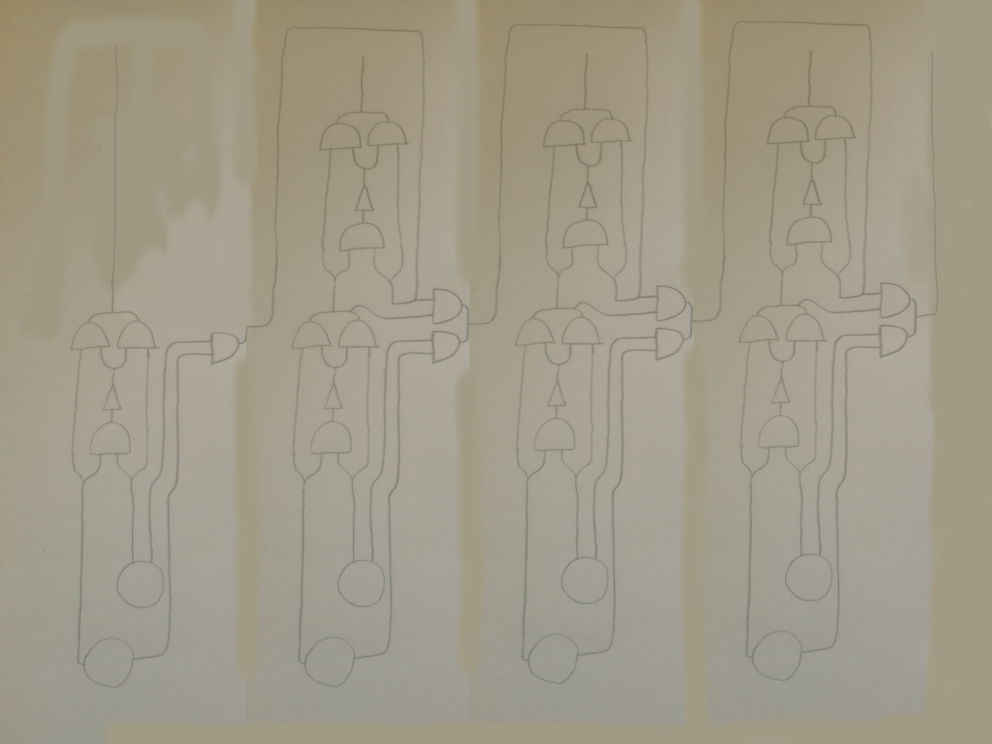
#> input picture tests/alu.jpg, 3968 x 2976 px (shown at 1/4 size)
$ python picture_to_circuit.py tests/alu.jpg   (older library calls are emulated)
#> lines starting #> are read from the running program, lines starting #| are printed output that depends on the picture; after the words box and inside, x2 and y2 are one past the last pixel; in counts of white or black regions, pixels touching at a corner belong together
#> further down, image is the input picture: shape (2976, 3968, 3); mean R, G, B 161.1, 155.1, 137.3
### structs.py
class Point:
	def __init__(self, x, y):
		self.x = x
		self.y = y

	def dist_squared_to(self, other):
		if isinstance(other, Point):
			dx = self.x - other.x
			dy = self.y - other.y
			return dx*dx + dy*dy
		else:
			raise TypeError("Not a Point")

	def __str__(self):
		return "(x:" + str(self.x) + ", y:" + str(self.y) + ")"

	def __repr__(self):
		return str(self)

	def __eq__(self, other):
		return self.x == other.x and self.y == other.y

	def __hash__(self):
		return hash(self.x) + hash(self.y)


### line_image_to_circuit.py
from structs import Point
from skimage.draw import line
import ptc_debug
import networkx as nx
import numpy as np
import math
import circuit
from collections import defaultdict
import itertools as itr

def line_image_to_circuit(image, starts):

	image_graphs = __create_image_graphs(starts, image)
	circuits = __create_circuits(image_graphs)

	return circuits


def __create_image_graphs(starts, image):

	gig = nx.MultiGraph()
	h, w = image.shape

	for x in range(1, w - 1):
		for y in range(1, h - 1):
			if image[y][x] == True:
				pos = Point(x, y)
				__connect_local_node(pos, gig, image)

	for start in starts:
		pos = __find_edge(image, start)
		gig.add_node(pos, source=start)

	image_graphs = []

	for g in nx.connected_component_subgraphs(gig):
		if nx.get_node_attributes(g, 'source'):
			image_graphs.append(g)

	return image_graphs


def __connect_local_node(pos, graph, image):
	left = (-1, 0)
	up = (0, -1)

	leftup = True
	rightup = True

	dx, dy = left
	if image[pos.y + dy][pos.x + dx] == True:
			other = Point(pos.x + dx, pos.y + dy)
			graph.add_edge(pos, other)
			leftup = False

	dx, dy = up
	if image[pos.y + dy][pos.x + dx] == True:
			other = Point(pos.x + dx, pos.y + dy)
			graph.add_edge(pos, other)
			leftup = False
			rightup = False

	if leftup:
		dx, dy = (-1, -1)
		if image[pos.y + dy][pos.x + dx] == True:
			other = Point(pos.x + dx, pos.y + dy)
			graph.add_edge(pos, other)

	if rightup:
		dx, dy = (1, -1)
		if image[pos.y + dy][pos.x + dx] and not image[pos.y][pos.x + 1]:
			other = Point(pos.x + dx, pos.y + dy)
			graph.add_edge(pos, other)

def __find_edge(image, start):

	offset = 0
	while image[start.y][start.x + offset] == False:
		offset += 1
	pos = Point(start.x + offset, start.y)
	return pos

# [148 lines left out: functions __create_circuits, __create_circuit_graph, __create_circuit, __classify_and_create, __get_dir, not called in this run]

def __rot90(vec):
	return np.array([vec[1], -vec[0]])

def __norm_vec_between(p1, p2):
	vec = __vec_between(p1, p2)
	return __norm(vec)

def __vec_between(p1, p2):
	vec = np.array([p2.x - p1.x, p2.y - p1.y])
	return vec

def __length(vec):
	lensq = sum(v*v for v in vec)
	return math.sqrt(lensq)

def __norm(vec):
	return vec / __length(vec)


### ptc_debug.py
from skimage.draw import line, circle_perimeter
from skimage import transform
from matplotlib.patches import Circle
import matplotlib.pyplot as plt
from skimage.color import gray2rgb
import numpy as np
from structs import Point
import itertools as itr

class Tracer:
	def __init__(self):
		self.info = {}

# [96 lines left out: functions truth_table, test_circuit, plot_debug_info, __draw_graph, __draw_circles, not called in this run]

### picture_to_circuit.py
from skimage import io, transform, filters
from skimage.morphology import binary_dilation, thin
from skimage.color import rgb2gray
from skimage.util import img_as_ubyte, invert
from enum import Enum
import numpy as np
import sys

from structs import Point
import line_image_to_circuit as litc
import ptc_debug

def to_circuit(image, params):

	#Debug:
	debug = params['debug']
	if debug:
		tracer = ptc_debug.Tracer()
		tracer.info['plots'] = params['debug_plots']

	#Read inverted grayscale image:
	if debug: tracer.info['original_image'] = image
	image = img_as_ubyte(image)
	image = rgb2gray(image)
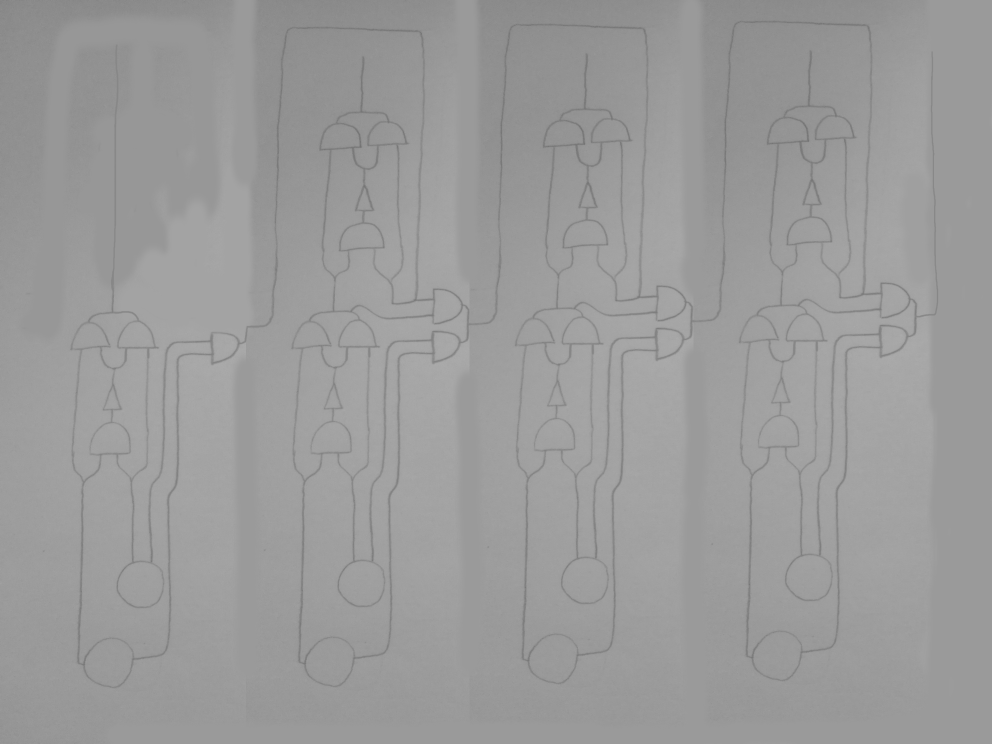
#> image: shape (2976, 3968) float64 (shown at 1/4 size); min 0.388, max 0.687, mean 0.608
	image = invert(image)
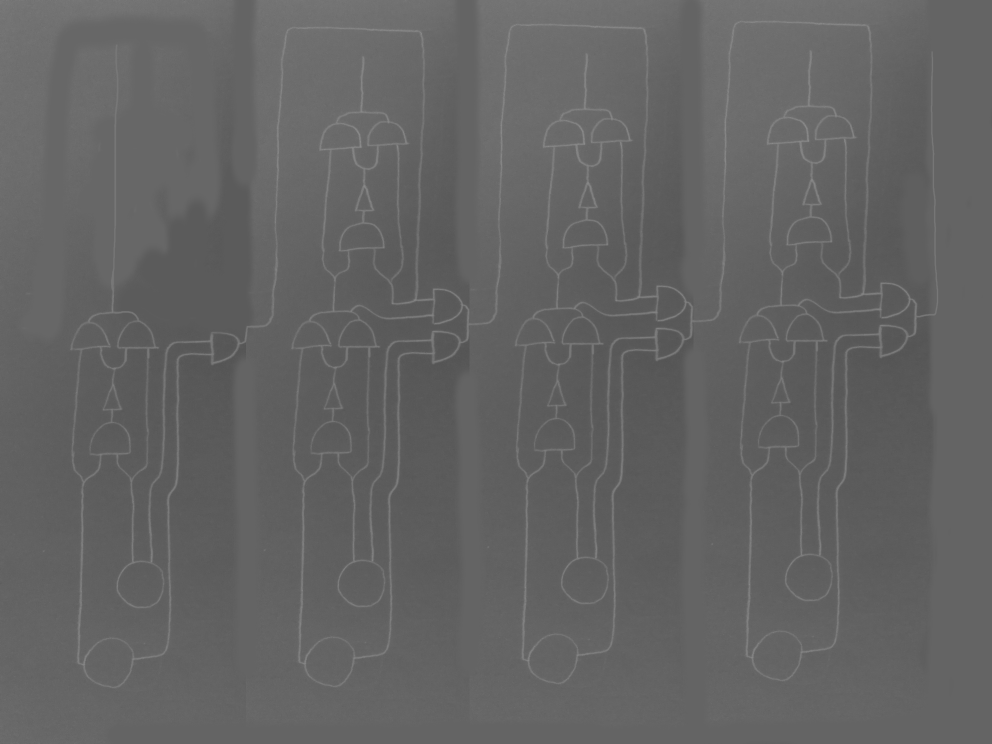
#> image: shape (2976, 3968) float64 (shown at 1/4 size); min 0.313, max 0.612, mean 0.392

	#Flip image to horizontal and resize:
	h, w = image.shape
#> h = 2976; w = 3968
	if h > w:
		image = transform.rotate(image, 90, resize=True)
	h, w = image.shape
	aspect_ratio = w/h
#> aspect_ratio = 1.33
	new_size = (params['img_res'], round(params['img_res']*aspect_ratio))
#> new_size = (400, 533)
	image = transform.resize(image, new_size, anti_aliasing=True)
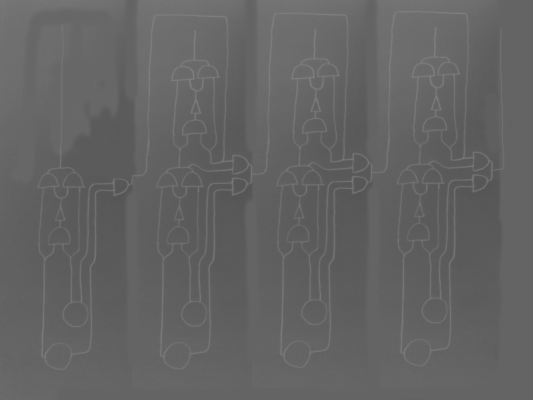
#> image: shape (400, 533) float64; min 0.334, max 0.511, mean 0.392
	if debug: tracer.info['inverted_grayscale_image'] = image

	#Binarize image with local thresholding:
	threshold = filters.threshold_local(
		image, params['img_local_threshold_size'], offset=params['img_local_threshold_offset'])
	image = image > threshold
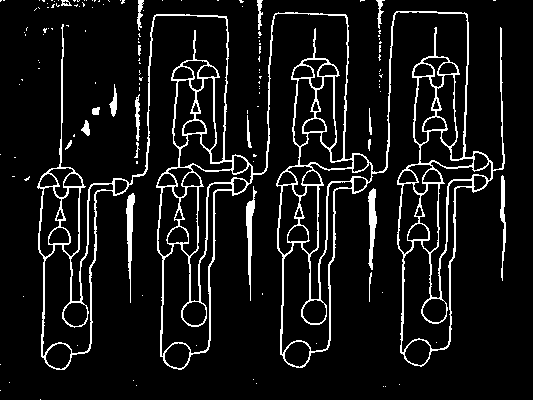
#> image: shape (400, 533) bool; 8.6% white in thin lines or dots
	image = thin(image)
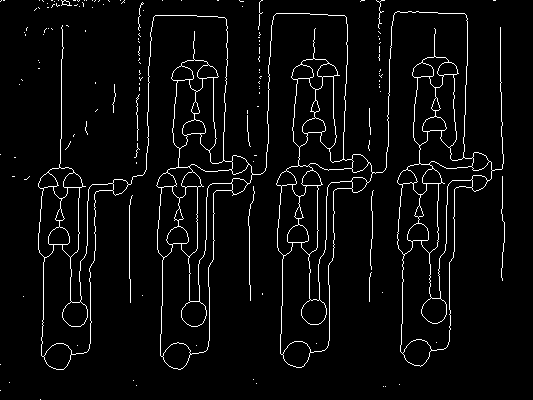
#> image: shape (400, 533) bool; 4.1% white in thin lines or dots

	if debug: tracer.info['threshold_image'] = image

	#Find circles (buttons) with hough transform:
	hough_image = binary_dilation(image)
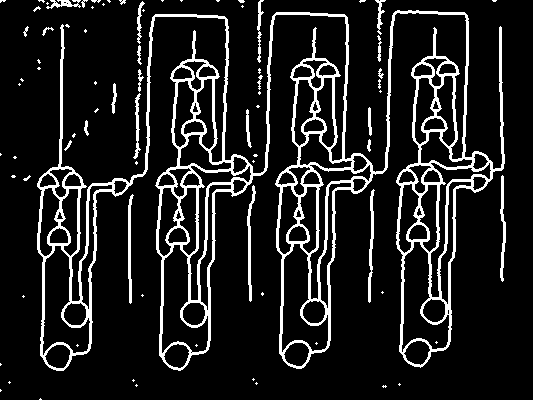
#> hough_image: shape (400, 533) bool; 12.2% white; 80 white regions (53 under 20 px), largest, box (x1, y1, x2, y2) and area: (37, 10, 505, 371) 22831, (247, 185, 256, 302) 347, (368, 189, 375, 303) 334
	try_radii = params['hough_radii']
	hough_space = transform.hough_circle(hough_image, try_radii)
	_, *circles = transform.hough_circle_peaks(
		hough_space, try_radii,
		min_xdistance=params['min_start_distance'],
		min_ydistance=params['min_start_distance'],
		normalize=True,
		threshold=params['hough_threshold'])
#> circles = [[194, 434, 314, 75, 417, 58, 177, 297], [313, 310, 312, 314, 352, 356, 355, 354], [12, 12, 12, 12, 13, 13, 13, 13]]
	circles = list(zip(*circles))
#> circles = [(194, 313, 12), (434, 310, 12), (314, 312, 12), (75, 314, 12), (417, 352, 13), (58, 356, 13), (177, 355, 13), (297, 354, 13)]

	#Build rough graph:
	starts = [Point(x, y) for x, y, r in circles]
#> starts = 8 items
	one_to_one = zip(starts, circles)
	starts = __cull_close_points(starts, params['min_start_distance']) #Hough only does for separate radii
	if debug: tracer.info['source_circles'] = [c for p, c in one_to_one if any(p is s for s in starts)]
	broadcast_distance = params['temp_graph_broadcast_dist']
	circuit_graphs, circuit_io = litc.line_image_to_circuit(image, starts)
	if debug:
		tracer.info['circuit_graphs'] = circuit_graphs
		tracer.info['circuit_io'] = circuit_io

	res = {
		'circuit': circuit_io, #not correct yet
		'starts': starts
	}

	if debug: res['tracer'] = tracer

	return res

def __cull_close_points(points, min_dist):
#> called with min_dist = 10
	culled_points = []
	for p1 in points:
		to_close = []
		for p2 in points:
			if (not p1 is p2) and p1.dist_squared_to(p2) < pow(min_dist, 2):
				to_close.append(p2)
		if not [p for p in to_close if p in culled_points]:
			culled_points.append(p1)
#> this loop made 8 passes
#> after the loop, culled_points = 8 items
	return culled_points

#Parameters:
default_params = {
	'img_res': 400,
	'img_local_threshold_size': 35,
	'img_local_threshold_offset': -0.01,
	'hough_radii': np.arange(10, 25),
	'hough_threshold': 0.88,
	'min_start_distance': 10,
	'temp_graph_broadcast_dist': 10,
	'debug': True,
	'debug_plots': [3],
	'debug_circuit': True
}

if __name__ == "__main__":
	image = io.imread(sys.argv[1])
	print("running picture to circuit")
	res = to_circuit(image, default_params)
#> the loop in __create_image_graphs, `for start in starts:` made 8 passes
#> (the run stopped early here; a loop or call above may not have finished)

$ run again, on tests/not.jpg
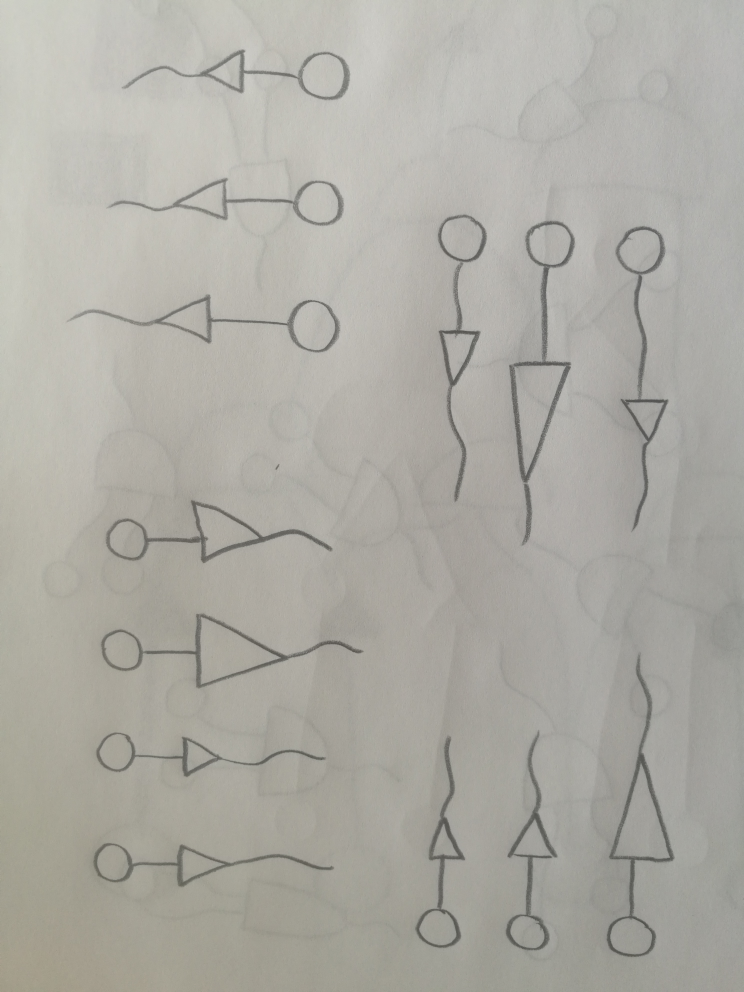
#> input picture tests/not.jpg, 2976 x 3968 px (shown at 1/4 size)
#> image is the input picture: shape (3968, 2976, 3); mean R, G, B 173.2, 171.4, 164
#> in to_circuit, `image = image > threshold`:
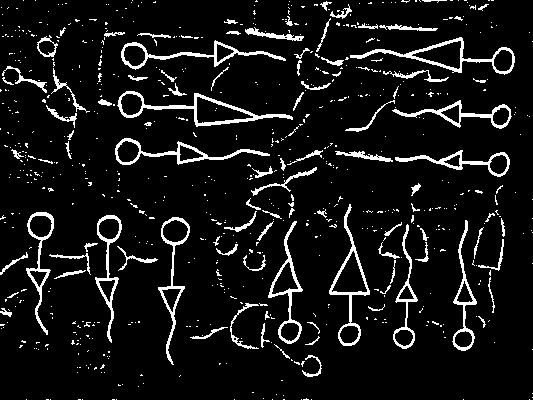
#> image: shape (400, 533) bool; 8.1% white in thin lines or dots
#> in to_circuit, `hough_image = binary_dilation(image)`:
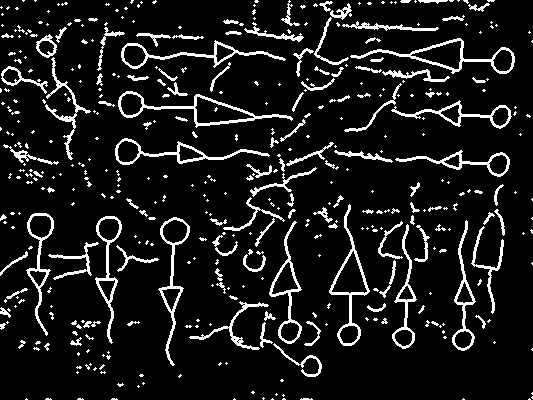
#> hough_image: shape (400, 533) bool; 10.1% white in thin lines or dots
#> in to_circuit, `_, *circles = transform.hough_circle_peaks( hough_space, try_radii, mi..`: circles = [[463, 404, 349, 290, 498, 311, 503, 131, 127, 108, 134, 40, 175], [339, 337, 334, 331, 164, 366, 60, 104, 151, 228, 55, 225, 231], [10, 10, 10, 10, 10, 10, 11, 12, 12, 12, 12, 12, 13]]
#> in to_circuit, `circles = list(zip(*circles))`: circles = [(463, 339, 10), (404, 337, 10), (349, 334, 10), (290, 331, 10), (498, 164, 10), (311, 366, 10), (503, 60, 11), (131, 104, 12), (127, 151, 12), (108, 228, 12), (134, 55, 12), (40, 225, 12), (175, 231, 13)]
#> starts = 13 items
#> the loop in __cull_close_points, `for p1 in points:` made 13 passes
#> the loop in __create_image_graphs, `for start in starts:` made 13 passes

$ run again, on tests/test1.jpg
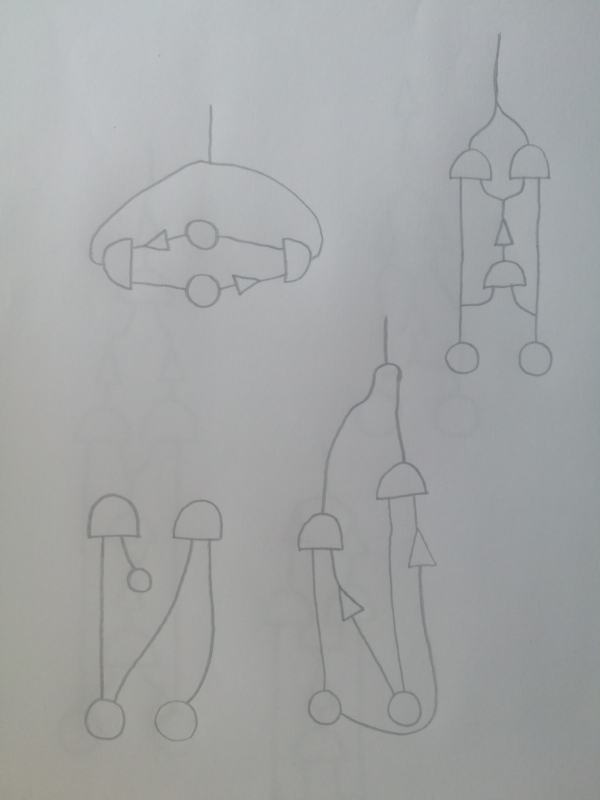
#> input picture tests/test1.jpg, 1200 x 1600 px (shown at 1/2 size)
#> image is the input picture: shape (1600, 1200, 3); mean R, G, B 163.7, 165.8, 166.3
#> in to_circuit, `image = image > threshold`:
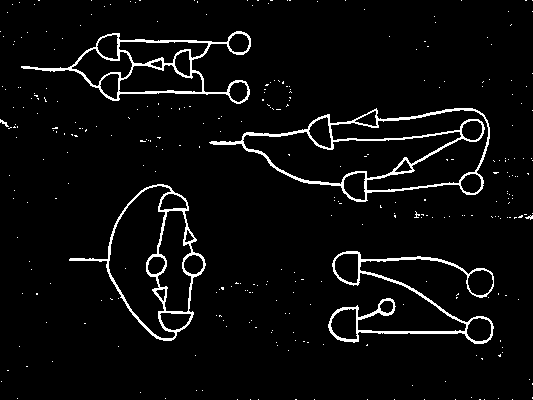
#> image: shape (400, 533) bool; 4.4% white in thin lines or dots
#> in to_circuit, `hough_image = binary_dilation(image)`:
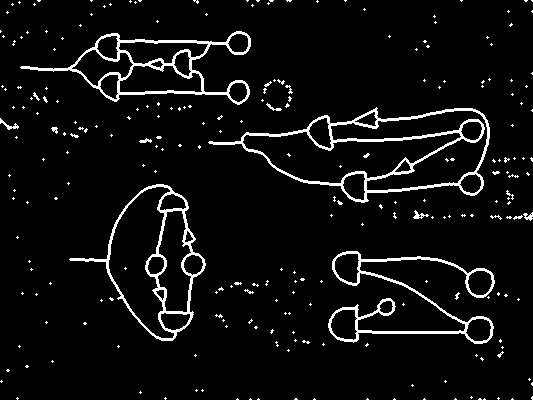
#> hough_image: shape (400, 533) bool; 5.6% white in thin lines or dots
#> in to_circuit, `_, *circles = transform.hough_circle_peaks( hough_space, try_radii, mi..`: circles = [[238, 193, 471, 472, 238, 155, 479, 480], [92, 264, 183, 130, 43, 265, 329, 282], [10, 10, 11, 11, 11, 10, 13, 13]]
#> in to_circuit, `circles = list(zip(*circles))`: circles = [(238, 92, 10), (193, 264, 10), (471, 183, 11), (472, 130, 11), (238, 43, 11), (155, 265, 10), (479, 329, 13), (480, 282, 13)]
#> starts = 8 items
#> the loop in __cull_close_points, `for p1 in points:` made 8 passes
#> the loop in __create_image_graphs, `for start in starts:` made 8 passes
